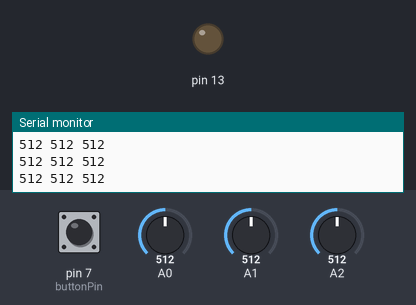
Bench run of a sketch on a simulated Arduino Uno, built with avr-gcc and run on an emulated ATmega328P. Shown: output pins drawn as LEDs (lit = HIGH), the last lines printed to the serial monitor. The test bench sets the inputs (shaded band); at power-on: pin 7 (buttonPin) HIGH, A0 = 512, A1 = 512, A2 = 512.

Above: at 1.2 s.
1.3 s: pin 7 (buttonPin) pulled LOW for 3.2 s
At 2.2 s:
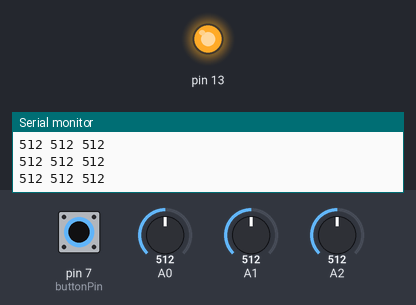
6.0 s: A0 set to 109
9.0 s: A0 set to 90
10.5 s: A1 set to 104
12.0 s: A1 set to 90
13.5 s: pin 7 (buttonPin) driven LOW
At 14.2 s:
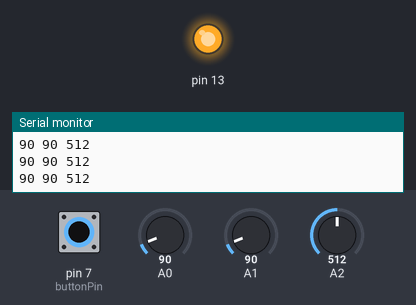
Timing chart, 0 to 16.5 s (numbered marks = the images above; inputs shaded):
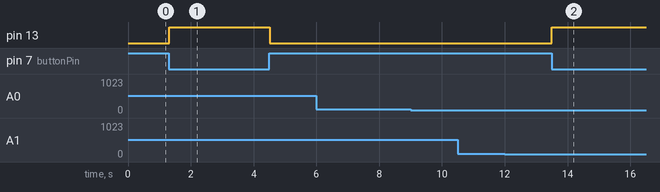

Measured:
- after the input at 1.3 s, pin 13: LOW → HIGH at once, → LOW 3.2 s later
- after the input at 13.5 s, pin 13: LOW → HIGH at once

The sketch:

arduino-demo-multi-analog-input.ino
```cpp
int buttonPin = 7;

void setup() {
  Serial.begin(9600);
  pinMode(buttonPin, INPUT);
  pinMode(13, OUTPUT);
}

void loop() {
  // read the value from the sensor:
  int sensor0 = analogRead(A0);
  int sensor1 = analogRead(A1);
  int sensor2 = analogRead(A2);

  int buttonState = digitalRead(buttonPin);

  if (buttonState == LOW);{
    digitalWrite(13, HIGH);
  }

  if (buttonState == HIGH){
    digitalWrite(13, LOW);
  }

  Serial.print(sensor0);
  Serial.print(' ');
  Serial.print(sensor1);
  Serial.print(' ');
  Serial.print(sensor2);
  Serial.println();

  delay(20);
}
```
